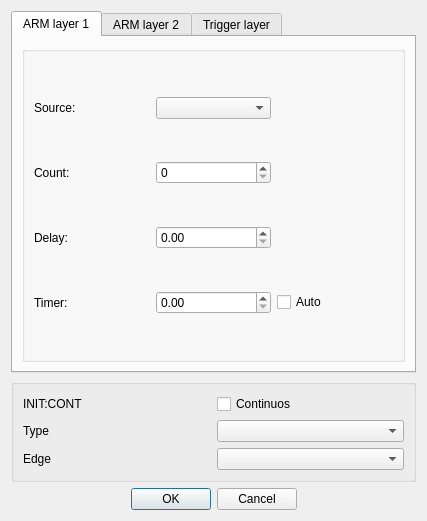
<?xml version="1.0" encoding="UTF-8"?>
<ui version="4.0">
 <class>Dialog</class>
 <widget class="QDialog" name="Dialog">
  <property name="geometry">
   <rect>
    <x>0</x>
    <y>0</y>
    <width>427</width>
    <height>521</height>
   </rect>
  </property>
  <property name="windowTitle">
   <string>Dialog</string>
  </property>
  <layout class="QVBoxLayout" name="verticalLayout">
   <item>
    <widget class="QTabWidget" name="tab_widget">
     <property name="currentIndex">
      <number>0</number>
     </property>
     <widget class="QWidget" name="arm1_tab">
      <attribute name="title">
       <string>ARM layer 1</string>
      </attribute>
      <layout class="QHBoxLayout" name="horizontalLayout">
       <item>
        <widget class="QGroupBox" name="arm1_group">
         <property name="title">
          <string/>
         </property>
         <layout class="QGridLayout" name="gridLayout">
          <item row="4" column="1">
           <widget class="QDoubleSpinBox" name="timer_spin"/>
          </item>
          <item row="2" column="0">
           <widget class="QLabel" name="count_label_1">
            <property name="text">
             <string>Count:</string>
            </property>
           </widget>
          </item>
          <item row="4" column="2">
           <widget class="QCheckBox" name="timer_check_1">
            <property name="text">
             <string>Auto</string>
            </property>
           </widget>
          </item>
          <item row="3" column="0">
           <widget class="QLabel" name="delay_label_1">
            <property name="text">
             <string>Delay:</string>
            </property>
           </widget>
          </item>
          <item row="2" column="1">
           <widget class="QSpinBox" name="count_spin_1"/>
          </item>
          <item row="4" column="0">
           <widget class="QLabel" name="timer_label_1">
            <property name="text">
             <string>Timer:</string>
            </property>
           </widget>
          </item>
          <item row="3" column="1">
           <widget class="QDoubleSpinBox" name="delay_spin_1"/>
          </item>
          <item row="0" column="1">
           <widget class="QComboBox" name="source_combo_1"/>
          </item>
          <item row="0" column="0">
           <widget class="QLabel" name="source_label_1">
            <property name="text">
             <string>Source:</string>
            </property>
           </widget>
          </item>
         </layout>
        </widget>
       </item>
      </layout>
     </widget>
     <widget class="QWidget" name="arm2_tab">
      <attribute name="title">
       <string>ARM layer 2</string>
      </attribute>
      <layout class="QHBoxLayout" name="horizontalLayout_3">
       <item>
        <widget class="QGroupBox" name="arm2_group">
         <property name="title">
          <string/>
         </property>
         <layout class="QGridLayout" name="gridLayout_3">
          <item row="0" column="0">
           <widget class="QLabel" name="source_label_2">
            <property name="text">
             <string>Source:</string>
            </property>
           </widget>
          </item>
          <item row="4" column="0">
           <widget class="QLabel" name="timer_label_2">
            <property name="text">
             <string>Timer:</string>
            </property>
           </widget>
          </item>
          <item row="2" column="1">
           <widget class="QSpinBox" name="spinBox_2"/>
          </item>
          <item row="4" column="1">
           <widget class="QDoubleSpinBox" name="timer_spin_2"/>
          </item>
          <item row="2" column="0">
           <widget class="QLabel" name="count_label_2">
            <property name="text">
             <string>Count:</string>
            </property>
           </widget>
          </item>
          <item row="3" column="1">
           <widget class="QDoubleSpinBox" name="delay_spin_2"/>
          </item>
          <item row="3" column="0">
           <widget class="QLabel" name="delay_label_2">
            <property name="text">
             <string>Delay:</string>
            </property>
           </widget>
          </item>
          <item row="0" column="1">
           <widget class="QComboBox" name="source_combo_2"/>
          </item>
          <item row="4" column="2">
           <widget class="QCheckBox" name="timer_check_2">
            <property name="text">
             <string>Auto</string>
            </property>
           </widget>
          </item>
         </layout>
        </widget>
       </item>
      </layout>
     </widget>
     <widget class="QWidget" name="trigger_tab">
      <attribute name="title">
       <string>Trigger layer</string>
      </attribute>
      <layout class="QHBoxLayout" name="horizontalLayout_2">
       <item>
        <widget class="QGroupBox" name="trigger_group">
         <property name="title">
          <string/>
         </property>
         <layout class="QGridLayout" name="gridLayout_4">
          <item row="4" column="1">
           <widget class="QDoubleSpinBox" name="timer_spin_3"/>
          </item>
          <item row="2" column="0">
           <widget class="QLabel" name="count_spin_2">
            <property name="text">
             <string>Count:</string>
            </property>
           </widget>
          </item>
          <item row="4" column="2">
           <widget class="QCheckBox" name="timer_check_3">
            <property name="text">
             <string>Auto</string>
            </property>
           </widget>
          </item>
          <item row="3" column="0">
           <widget class="QLabel" name="delay_label_3">
            <property name="text">
             <string>Delay:</string>
            </property>
           </widget>
          </item>
          <item row="5" column="0">
           <widget class="QLabel" name="holdoff_label_3">
            <property name="text">
             <string>Holdoff:</string>
            </property>
           </widget>
          </item>
          <item row="2" column="1">
           <widget class="QSpinBox" name="spinBox_3"/>
          </item>
          <item row="4" column="0">
           <widget class="QLabel" name="timer_label_3">
            <property name="text">
             <string>Timer:</string>
            </property>
           </widget>
          </item>
          <item row="5" column="1">
           <widget class="QDoubleSpinBox" name="holdoff_spin_3"/>
          </item>
          <item row="5" column="2">
           <widget class="QCheckBox" name="holdoff_check_3">
            <property name="text">
             <string>Auto</string>
            </property>
           </widget>
          </item>
          <item row="3" column="1">
           <widget class="QDoubleSpinBox" name="delay_spin_3"/>
          </item>
          <item row="0" column="1">
           <widget class="QComboBox" name="source_combo_3"/>
          </item>
          <item row="0" column="0">
           <widget class="QLabel" name="source_label_3">
            <property name="text">
             <string>Source:</string>
            </property>
           </widget>
          </item>
         </layout>
        </widget>
       </item>
      </layout>
     </widget>
    </widget>
   </item>
   <item>
    <widget class="QGroupBox" name="shared_box">
     <property name="title">
      <string/>
     </property>
     <layout class="QGridLayout" name="gridLayout_2">
      <item row="2" column="1">
       <widget class="QComboBox" name="type_combo"/>
      </item>
      <item row="3" column="1">
       <widget class="QComboBox" name="edge_combo"/>
      </item>
      <item row="3" column="0">
       <widget class="QLabel" name="edge_label">
        <property name="text">
         <string>Edge</string>
        </property>
       </widget>
      </item>
      <item row="2" column="0">
       <widget class="QLabel" name="typelabel">
        <property name="text">
         <string>Type</string>
        </property>
       </widget>
      </item>
      <item row="1" column="0">
       <widget class="QLabel" name="label_3">
        <property name="text">
         <string>INIT:CONT</string>
        </property>
       </widget>
      </item>
      <item row="1" column="1">
       <widget class="QCheckBox" name="cont_check">
        <property name="text">
         <string>Continuos </string>
        </property>
       </widget>
      </item>
     </layout>
    </widget>
   </item>
   <item>
    <widget class="QDialogButtonBox" name="confirm_box">
     <property name="layoutDirection">
      <enum>Qt::LayoutDirection::LeftToRight</enum>
     </property>
     <property name="standardButtons">
      <set>QDialogButtonBox::StandardButton::Cancel|QDialogButtonBox::StandardButton::Ok</set>
     </property>
     <property name="centerButtons">
      <bool>true</bool>
     </property>
    </widget>
   </item>
  </layout>
 </widget>
 <resources/>
 <connections/>
</ui>
